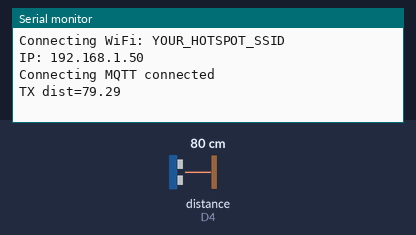
Recording of a sketch running on a simulated Arduino Uno R4 WiFi. On the bench: the last lines printed to the serial monitor. Wiring (inferred from the names in the program): ultrasonic range finder: trigger D2; echo D4. The inputs (shaded band) are chosen by the test bench; at power-on: distance to the obstacle (sensor on D4) 80 cm. The echo pulse lasts 58.3 µs per cm; WiFi joins after 1.5 s; servers stay silent unless stated; no MQTT or app messages arrive unless stated.

Above: at 7.7 s.
7.8 s: distance to the obstacle (sensor on D4) set to 2 cm
At 9.4 s:
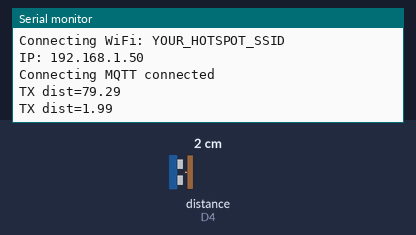
10.4 s: distance to the obstacle (sensor on D4) set to 4 cm
At 11.0 s:
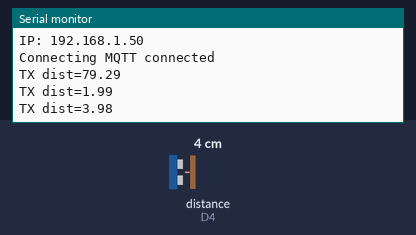
Timing chart, 0 to 13.4 s (numbered marks = the images above; inputs shaded):
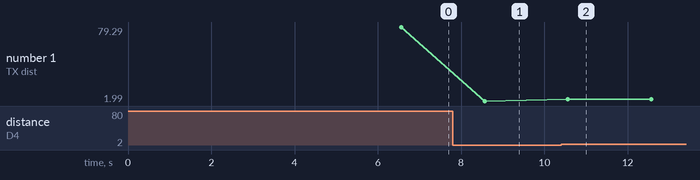

Measured:
- after the input at 7.8 s, the serial monitor: prints a new line after 0.76 s (image 1)
- after the input at 10.4 s, the serial monitor: prints a new line after 0.16 s (image 2)
- plotted number 1: 79.29 → 1.99 after the input at 7.8 s, 1.99 → 3.98 after the input at 10.4 s

The sketch:

q3_ultrasonic_publish.ino
```cpp
/*
  PUBLISH ข้อ 3: อ่านระยะ Ultrasonic (cm) -> publish ไป  68070181/food
                 ถ้า > 20 cm ให้ publish คำว่า off ไปที่ topic เดียวกัน
  Board: Arduino UNO R4 WiFi   Libraries: WiFiS3, MQTT (MQTTClient.h)

  แก้ตอนสอบ:  topic -> TOPIC_DIST | ระยะ -> DIST_LIMIT_CM | ขา -> PIN_TRIG, PIN_ECHO
  SEND_NUMBER_WITH_OFF = 1 : ส่งเลขทุกรอบ + ส่ง "off" เพิ่มเมื่อ > 20
  SEND_NUMBER_WITH_OFF = 0 : > 20 ส่ง "off" อย่างเดียว, <= 20 ส่งเลข
  ต่อ broker ไม่ติด: ลอง MQTT_PORT 1883 / เปิด USE_TLS
  ClientID ห้ามซ้ำกับ client_xxxx บนเว็บ
*/
#include <WiFiS3.h>
#include <MQTTClient.h>

const char WIFI_SSID[]     = "YOUR_HOTSPOT_SSID";      // <-- แก้
const char WIFI_PASSWORD[] = "YOUR_HOTSPOT_PASSWORD";  // <-- แก้

const char MQTT_HOST[]      = "phycom.it.kmitl.ac.th";
const int  MQTT_PORT        = 8884;                    // ถ้าต่อไม่ติดลอง 1883
const char MQTT_CLIENT_ID[] = "arduino_68070181_q3";
const char MQTT_USERNAME[]  = "";
const char MQTT_PASSWORD[]  = "";
// #define USE_TLS

#define TOPIC_DIST "68070181/food"
#define PIN_TRIG 2                         // HC-SR04 Trig (ตาม lab)
#define PIN_ECHO 4                         // HC-SR04 Echo (ตาม lab)
#define DIST_LIMIT_CM 20
#define SEND_NUMBER_WITH_OFF 1
const unsigned long PUBLISH_INTERVAL = 2000;

#ifdef USE_TLS
WiFiSSLClient network;
#else
WiFiClient network;
#endif
MQTTClient mqtt = MQTTClient(256);
unsigned long lastPublishTime = 0;

float readDistanceCm() {
  digitalWrite(PIN_TRIG, LOW);
  delayMicroseconds(2);
  digitalWrite(PIN_TRIG, HIGH);
  delayMicroseconds(10);
  digitalWrite(PIN_TRIG, LOW);
  long pulse = pulseIn(PIN_ECHO, HIGH, 30000);  // timeout 30 ms
  if (pulse == 0) return 999;                   // ไม่มี echo = ไกลมาก
  return pulse * 0.034 / 2;
}

void connectWiFi() {
  int status = WL_IDLE_STATUS;
  while (status != WL_CONNECTED) {
    Serial.print("Connecting WiFi: ");
    Serial.println(WIFI_SSID);
    status = WiFi.begin(WIFI_SSID, WIFI_PASSWORD);
    delay(5000);
  }
  Serial.print("IP: ");
  Serial.println(WiFi.localIP());
}

void connectMQTT() {
  mqtt.begin(MQTT_HOST, MQTT_PORT, network);
  Serial.print("Connecting MQTT");
  while (!mqtt.connect(MQTT_CLIENT_ID, MQTT_USERNAME, MQTT_PASSWORD)) {
    Serial.print(".");
    delay(500);
  }
  Serial.println(" connected");
}

void setup() {
  Serial.begin(9600);
  pinMode(PIN_TRIG, OUTPUT);
  pinMode(PIN_ECHO, INPUT);
  connectWiFi();
  connectMQTT();
}

void loop() {
  mqtt.loop();
  if (!mqtt.connected()) connectMQTT();

  if (millis() - lastPublishTime > PUBLISH_INTERVAL) {
    float d = readDistanceCm();
#if SEND_NUMBER_WITH_OFF
    mqtt.publish(TOPIC_DIST, String((int)d));
    if (d > DIST_LIMIT_CM) mqtt.publish(TOPIC_DIST, "off");
#else
    if (d > DIST_LIMIT_CM) mqtt.publish(TOPIC_DIST, "off");
    else                   mqtt.publish(TOPIC_DIST, String((int)d));
#endif
    Serial.print("TX dist=");
    Serial.println(d);
    lastPublishTime = millis();
  }
}
```
